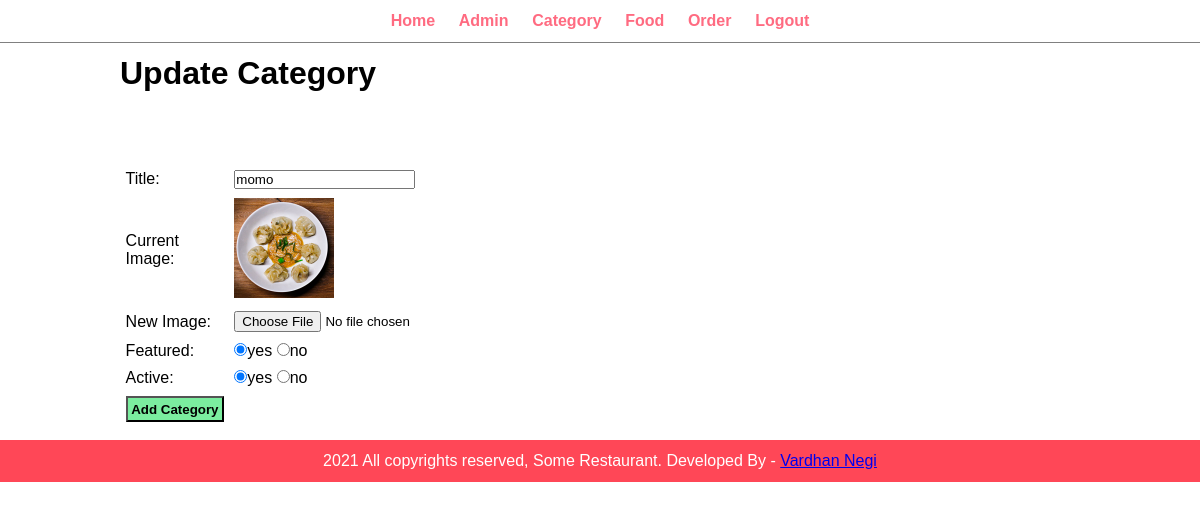
Screenshot of /admin/update-category.php?id=12 (signed in) with the database file from the repository.
### tables this page shows
CREATE TABLE `tbl_category` (
  `id` int(8) NOT NULL,
  `title` varchar(100) NOT NULL,
  `image_name` varchar(255) NOT NULL,
  `featured` varchar(10) NOT NULL,
  `active` varchar(10) NOT NULL
);

### admin/update-category.php (the view, shortened to what this page needs)
<?php include('partials/menu.php')?>
<div class="main-content">
    <div class="wrapper">
        <h1>Update Category</h1>
        <br><br>
        <br><br>
        <?php
        if(isset($_GET['id'])){
            $id = $_GET['id'];
            $sql = "SELECT * FROM tbl_category WHERE id=$id";
            $res = mysqli_query($conn,$sql);
            $count =mysqli_num_rows($res);
            if($count==1){
                $row = mysqli_fetch_assoc($res);
                $title = $row['title'];
                $current_image = $row['image_name'];
                $featured = $row['featured'];
                $active = $row['active'];
            }
        }
        ?>
        <form action="" method="POST" enctype="multipart/form-data">
            <table class="tbl-30">
                <tr>
                    <td>Title: </td>
                    <td>
                        <input type="text" name="title" value="<?php echo $title;?>">
                    </td>
                </tr>
                <tr>
                    <td>Current Image: </td>
                    <td>
                        <?php
                        if($current_image !=""){
                           echo' <img src="'.SITEURL.'images/category/'.$current_image.'" width="100px">';
                        }
                        else{
                            echo '<div class="error">Image Not Add</div>';
                        }
                        ?>
                    </td>
                </tr>
                <tr>
                    <td>New Image: </td>
                    <td>
                        <input type="file" name="image">
                    </td>
                </tr>
                <tr>
                    <td>Featured: </td>
                    <td>
                        <input <?php if($featured=="yes"){echo "checked";}?> type="radio" name="featured" value="yes">yes
                        <input <?php if($featured=="no"){echo "checked";}?> type="radio" name="featured" value="no">no
                    </td>
                </tr>
                <tr>
                    <td>Active: </td>
                    <td>
                        <input <?php if($active=="yes"){echo "checked";}?> type="radio" name="active" value="yes">yes
                        <input <?php if($active=="no"){echo "checked";}?> type="radio" name="active" value="no">no
                    </td>
                </tr>
                <tr>
                    <td colspan="2">
                        <input type="submit" name="submit" value="Add Category" class="btn-secondary">
                    </td>
                </tr>
            </table>
        </form>
    </div>
</div>
<?php include('partials/footer.php')?>

### css/admin.css (style rules this page uses)
* { margin: 0; padding: 0; font-family:Arial, Helvetica, sans-serif; }
.wrapper { padding: 1%; width: 80%; margin: 0 auto; }
table tr td { padding: 1%; text-align: left; }
.btn-secondary { background-color: #7bed9f; padding: 1%; color: black; text-decoration: none; font-weight: bold; }

### rows the page displays
tbl_category: title "momo", image_name (picture), featured "☑", active "☑"
